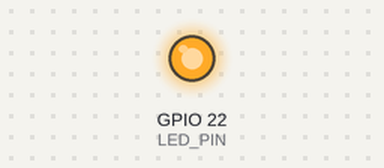
The program below on a simulated ESP32. Parts: output pins drawn as LEDs (lit = HIGH). WiFi joins after 1.5 s; servers stay silent unless stated; what the program prints to the serial monitor is not drawn.

Above: at 0.1 s.
At 1.6 s:
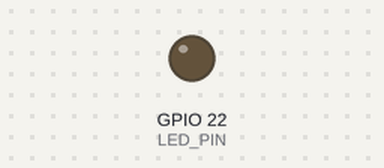
Timing chart, 0 to 3.1 s (numbered marks = the images above):
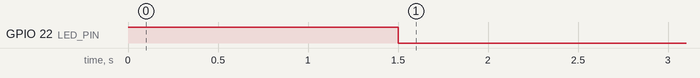

The program:

main.cpp
```cpp
#include <WiFi.h>
#include <WiFiUdp.h>

// Wi-Fi Credentials
const char* ssid = "elma";
const char* password = "elmaarmut";

// UDP Settings
WiFiUDP udp;
const char* laptop_ip = "192.168.1.128";  // Replace with your laptop's IP
const int udp_port = 5005;  // Port to send data

// UART Settings
#define RXD2 16  // ESP32 UART RX pin
#define TXD2 17  // ESP32 UART TX pin
#define BAUD_RATE 1900000    // Updated baud rate

// LED Pin
#define LED_PIN 22

void setup() {
    Serial.begin(115200);  // Debugging
    Serial2.begin(BAUD_RATE, SERIAL_8N1, RXD2, TXD2);
    pinMode(LED_PIN, OUTPUT);  // Set LED pin as output
    digitalWrite(LED_PIN, HIGH);  // Turn on LED

    // Connect to Wi-Fi
    WiFi.begin(ssid, password);
    Serial.print("Connecting to Wi-Fi");
    while (WiFi.status() != WL_CONNECTED) {
        delay(500);
        Serial.print(".");
    }
    Serial.println("\nConnected to Wi-Fi");

    digitalWrite(LED_PIN, LOW);  // Turn off LED

}

void loop() {
    static char buffer[1024];
    static int index = 0;

    while (Serial2.available()) {
        char c = Serial2.read();

        if (c == '\r') {
            continue; // Ignore carriage return
        }

        if (c == '\n') {  // End of line
            buffer[index] = '\0';  // Null-terminate the string

            udp.beginPacket(laptop_ip, udp_port);
            udp.write((uint8_t*)buffer, index);
            udp.endPacket();

            index = 0;  // Reset buffer index
        } else if (index < sizeof(buffer) - 1) {
            buffer[index++] = c;
        } else {
            Serial.println("Warning: Buffer overflow, discarding character.");
            index = 0;  // Reset buffer to prevent corruption
        }
    }
}
```
